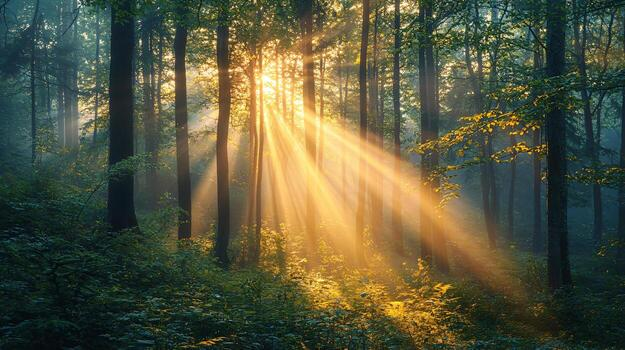
#> input picture algo_training/kMeans_clustering/image_resizer/test.jpg, 625 x 350 px
$ jupyter execute --allow-errors main.ipynb
#> lines starting #> are read from the running program, lines starting #| are printed output that depends on the picture
[cell 1]
from sklearn.cluster import KMeans
import matplotlib.pyplot as plt
import numpy as np
import cv2 as cv

[cell 2]
image = cv.imread("test.jpg")
#> image is the input picture: shape (350, 625, 3); mean B, G, R 61.8, 86.9, 87.2
image1 = cv.cvtColor(image, cv.COLOR_BGR2RGB)
# print("image1", image1)
print("image", image)
#> (printed output is left out)

[cell 3]
pixel = image1.reshape((-1, 3))

[cell 4]
image1.shape, pixel

[cell 5]
kmeans = KMeans(n_clusters=8, n_init="auto", random_state=12)
kmeans.fit(pixel)

[cell 6]
dominant_colors = kmeans.cluster_centers_.astype(int)
dominant_colors

[cell 7]
quantized_pixels = dominant_colors[kmeans.labels_]
quantized_image = quantized_pixels.reshape(image.shape)

[cell 8]
fig, ax = plt.subplots(1,2, figsize=(12, 12))
ax[0].imshow(image1)
ax[0].set_title('Original Image')
ax[0].axis('off')

ax[1].imshow(quantized_image)
ax[1].set_title('Quantized Image')
ax[1].axis('off')
plt.tight_layout()
plt.show()
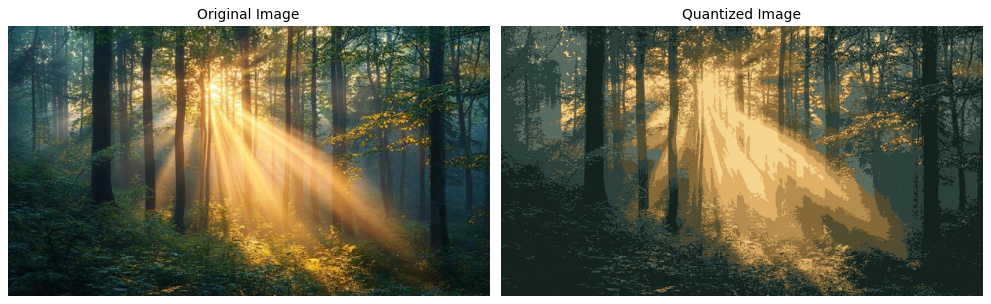
#> figure drawn by matplotlib, 2 panels
